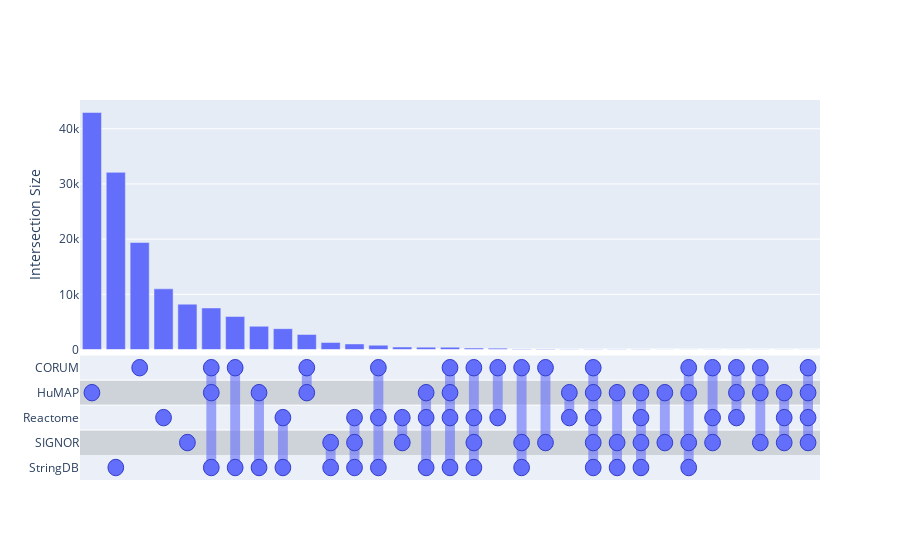

This figure's notebook cell:
### Markdown cell above
## Check overlaps of the benchmark annotation sources (Supp Fig 1).

### Code cell
benchmark_sources = {}
for src in BENCHMARK_SOURCES:
    res = pd.read_csv(f'../efaar_benchmarking/benchmark_annotations/{src}.txt')
    res = res[res.entity1 != res.entity2]
    res['sorted_entities'] = res.apply(lambda row: tuple(sorted([row['entity1'], row['entity2']])), axis=1)
    benchmark_sources[src] = set(res.sorted_entities)

usp = UpSetPlotly(samples=list(benchmark_sources.values()), sample_names=list(benchmark_sources.keys()))
usp.plot(order_by='decreasing')

print(len(set().union(*list(benchmark_sources.values()))))

### Figure 1 — Plotly figure (JSON) as saved in the notebook; plotly's stock layout.template omitted (floating-point values rounded to 4 significant figures)
{"data": [{"marker": {"color": "rgb(99, 110, 250)"}, "type": "bar", "x": ["HuMAP", "StringDB", "CORUM", "Reactome", "SIGNOR", "CORUM & HuMAP & StringDB", "CORUM & StringDB", "HuMAP & StringDB", "Reactome & StringDB", "CORUM & HuMAP", "SIGNOR & StringDB", "Reactome & SIGNOR & StringDB", "CORUM & Reactome & StringDB", "Reactome & SIGNOR", "HuMAP & Reactome & StringDB", "CORUM & HuMAP & Reactome & StringDB", "CORUM & Reactome & SIGNOR & StringDB", "CORUM & Reactome", "CORUM & SIGNOR & StringDB", "CORUM & SIGNOR", "HuMAP & Reactome", "CORUM & HuMAP & Reactome & SIGNOR & StringDB", "HuMAP & SIGNOR & StringDB", "HuMAP & Reactome & SIGNOR & StringDB", "HuMAP & SIGNOR", "CORUM & HuMAP & SIGNOR & StringDB", "CORUM & Reactome & SIGNOR", "CORUM & HuMAP & Reactome", "CORUM & HuMAP & SIGNOR", "HuMAP & Reactome & SIGNOR", "CORUM & HuMAP & Reactome & SIGNOR"], "xaxis": "x", "y": [42948, 32099, 19391, 10998, 8216, 7529, 5979, 4214, 3782, 2735, 1274, 1012, 783, 448, 430, 419, 260, 255, 114, 95, 68, 54, 51, 41, 21, 18, 8, 5, 3, 1, 1], "yaxis": "y"}], "layout": {"shapes": [{"fillcolor": "#ebf0f8", "line": {"width": 0}, "type": "rect", "x0": 0, "x1": 1, "xref": "x2", "y0": 1, "y1": 0.8, "yref": "y2"}, {"fillcolor": "#ced2d9", "line": {"width": 0}, "type": "rect", "x0": 0, "x1": 1, "xref": "x2", "y0": 0.8, "y1": 0.6, "yref": "y2"}, {"fillcolor": "#ebf0f8", "line": {"width": 0}, "type": "rect", "x0": 0, "x1": 1, "xref": "x2", "y0": 0.6, "y1": 0.4, "yref": "y2"}, {"fillcolor": "#ced2d9", "line": {"width": 0}, "type": "rect", "x0": 0, "x1": 1, "xref": "x2", "y0": 0.4, "y1": 0.2, "yref": "y2"}, {"fillcolor": "#ebf0f8", "line": {"width": 0}, "type": "rect", "x0": 0, "x1": 1, "xref": "x2", "y0": 0.2, "y1": 0, "yref": "y2"}, {"line": {"color": "white", "width": 1}, "type": "line", "x0": 0, "x1": 1, "xref": "x2", "y0": 1, "y1": 1, "yref": "y2"}, {"line": {"color": "white", "width": 1}, "type": "line", "x0": 0, "x1": 1, "xref": "x2", "y0": 0.8, "y1": 0.8, "yref": "y2"}, {"line": {"color": "white", "width": 1}, "type": "line", "x0": 0, "x1": 1, "xref": "x2", "y0": 0.6, "y1": 0.6, "yref": "y2"}, {"line": {"color": "white", "width": 1}, "type": "line", "x0": 0, "x1": 1, "xref": "x2", "y0": 0.4, "y1": 0.4, "yref": "y2"}, {"fillcolor": "rgb(99, 110, 250)", "line": {"color": "rgb(99, 110, 250)"}, "opacity": 0.6, "type": "rect", "x0": 0.01081, "x1": 0.02145, "xref": "x2", "y0": 0.7, "y1": 0.7, "yref": "y2"}, {"fillcolor": "rgb(99, 110, 250)", "line": {"color": "rgb(49, 60, 200)", "width": 1}, "type": "circle", "x0": 0.005484, "x1": 0.02677, "xref": "x2", "y0": 0.634, "y1": 0.766, "yref": "y2"}, {"fillcolor": "rgb(99, 110, 250)", "line": {"color": "rgb(99, 110, 250)"}, "opacity": 0.6, "type": "rect", "x0": 0.04306, "x1": 0.05371, "xref": "x2", "y0": 0.1, "y1": 0.1, "yref": "y2"}, {"fillcolor": "rgb(99, 110, 250)", "line": {"color": "rgb(49, 60, 200)", "width": 1}, "type": "circle", "x0": 0.03774, "x1": 0.05903, "xref": "x2", "y0": 0.034, "y1": 0.166, "yref": "y2"}, {"fillcolor": "rgb(99, 110, 250)", "line": {"color": "rgb(99, 110, 250)"}, "opacity": 0.6, "type": "rect", "x0": 0.07532, "x1": 0.08597, "xref": "x2", "y0": 0.9, "y1": 0.9, "yref": "y2"}, {"fillcolor": "rgb(99, 110, 250)", "line": {"color": "rgb(49, 60, 200)", "width": 1}, "type": "circle", "x0": 0.07, "x1": 0.09129, "xref": "x2", "y0": 0.834, "y1": 0.966, "yref": "y2"}, {"fillcolor": "rgb(99, 110, 250)", "line": {"color": "rgb(99, 110, 250)"}, "opacity": 0.6, "type": "rect", "x0": 0.1076, "x1": 0.1182, "xref": "x2", "y0": 0.5, "y1": 0.5, "yref": "y2"}, {"fillcolor": "rgb(99, 110, 250)", "line": {"color": "rgb(49, 60, 200)", "width": 1}, "type": "circle", "x0": 0.1023, "x1": 0.1235, "xref": "x2", "y0": 0.434, "y1": 0.566, "yref": "y2"}, {"fillcolor": "rgb(99, 110, 250)", "line": {"color": "rgb(99, 110, 250)"}, "opacity": 0.6, "type": "rect", "x0": 0.1398, "x1": 0.1505, "xref": "x2", "y0": 0.3, "y1": 0.3, "yref": "y2"}, {"fillcolor": "rgb(99, 110, 250)", "line": {"color": "rgb(49, 60, 200)", "width": 1}, "type": "circle", "x0": 0.1345, "x1": 0.1558, "xref": "x2", "y0": 0.234, "y1": 0.366, "yref": "y2"}, {"fillcolor": "rgb(99, 110, 250)", "line": {"color": "rgb(99, 110, 250)"}, "opacity": 0.6, "type": "rect", "x0": 0.1721, "x1": 0.1827, "xref": "x2", "y0": 0.1, "y1": 0.9, "yref": "y2"}, {"fillcolor": "rgb(99, 110, 250)", "line": {"color": "rgb(49, 60, 200)", "width": 1}, "type": "circle", "x0": 0.1668, "x1": 0.1881, "xref": "x2", "y0": 0.834, "y1": 0.966, "yref": "y2"}, {"fillcolor": "rgb(99, 110, 250)", "line": {"color": "rgb(49, 60, 200)", "width": 1}, "type": "circle", "x0": 0.1668, "x1": 0.1881, "xref": "x2", "y0": 0.634, "y1": 0.766, "yref": "y2"}, {"fillcolor": "rgb(99, 110, 250)", "line": {"color": "rgb(49, 60, 200)", "width": 1}, "type": "circle", "x0": 0.1668, "x1": 0.1881, "xref": "x2", "y0": 0.034, "y1": 0.166, "yref": "y2"}, {"fillcolor": "rgb(99, 110, 250)", "line": {"color": "rgb(99, 110, 250)"}, "opacity": 0.6, "type": "rect", "x0": 0.2044, "x1": 0.215, "xref": "x2", "y0": 0.1, "y1": 0.9, "yref": "y2"}, {"fillcolor": "rgb(99, 110, 250)", "line": {"color": "rgb(49, 60, 200)", "width": 1}, "type": "circle", "x0": 0.199, "x1": 0.2203, "xref": "x2", "y0": 0.834, "y1": 0.966, "yref": "y2"}, {"fillcolor": "rgb(99, 110, 250)", "line": {"color": "rgb(49, 60, 200)", "width": 1}, "type": "circle", "x0": 0.199, "x1": 0.2203, "xref": "x2", "y0": 0.034, "y1": 0.166, "yref": "y2"}, {"fillcolor": "rgb(99, 110, 250)", "line": {"color": "rgb(99, 110, 250)"}, "opacity": 0.6, "type": "rect", "x0": 0.2366, "x1": 0.2473, "xref": "x2", "y0": 0.1, "y1": 0.7, "yref": "y2"}, {"fillcolor": "rgb(99, 110, 250)", "line": {"color": "rgb(49, 60, 200)", "width": 1}, "type": "circle", "x0": 0.2313, "x1": 0.2526, "xref": "x2", "y0": 0.634, "y1": 0.766, "yref": "y2"}, {"fillcolor": "rgb(99, 110, 250)", "line": {"color": "rgb(49, 60, 200)", "width": 1}, "type": "circle", "x0": 0.2313, "x1": 0.2526, "xref": "x2", "y0": 0.034, "y1": 0.166, "yref": "y2"}, {"fillcolor": "rgb(99, 110, 250)", "line": {"color": "rgb(99, 110, 250)"}, "opacity": 0.6, "type": "rect", "x0": 0.2689, "x1": 0.2795, "xref": "x2", "y0": 0.1, "y1": 0.5, "yref": "y2"}, {"fillcolor": "rgb(99, 110, 250)", "line": {"color": "rgb(49, 60, 200)", "width": 1}, "type": "circle", "x0": 0.2635, "x1": 0.2848, "xref": "x2", "y0": 0.434, "y1": 0.566, "yref": "y2"}, {"fillcolor": "rgb(99, 110, 250)", "line": {"color": "rgb(49, 60, 200)", "width": 1}, "type": "circle", "x0": 0.2635, "x1": 0.2848, "xref": "x2", "y0": 0.034, "y1": 0.166, "yref": "y2"}, {"fillcolor": "rgb(99, 110, 250)", "line": {"color": "rgb(99, 110, 250)"}, "opacity": 0.6, "type": "rect", "x0": 0.3011, "x1": 0.3118, "xref": "x2", "y0": 0.7, "y1": 0.9, "yref": "y2"}, {"fillcolor": "rgb(99, 110, 250)", "line": {"color": "rgb(49, 60, 200)", "width": 1}, "type": "circle", "x0": 0.2958, "x1": 0.3171, "xref": "x2", "y0": 0.834, "y1": 0.966, "yref": "y2"}, {"fillcolor": "rgb(99, 110, 250)", "line": {"color": "rgb(49, 60, 200)", "width": 1}, "type": "circle", "x0": 0.2958, "x1": 0.3171, "xref": "x2", "y0": 0.634, "y1": 0.766, "yref": "y2"}, {"fillcolor": "rgb(99, 110, 250)", "line": {"color": "rgb(99, 110, 250)"}, "opacity": 0.6, "type": "rect", "x0": 0.3334, "x1": 0.344, "xref": "x2", "y0": 0.1, "y1": 0.3, "yref": "y2"}, {"fillcolor": "rgb(99, 110, 250)", "line": {"color": "rgb(49, 60, 200)", "width": 1}, "type": "circle", "x0": 0.3281, "x1": 0.3494, "xref": "x2", "y0": 0.234, "y1": 0.366, "yref": "y2"}, {"fillcolor": "rgb(99, 110, 250)", "line": {"color": "rgb(49, 60, 200)", "width": 1}, "type": "circle", "x0": 0.3281, "x1": 0.3494, "xref": "x2", "y0": 0.034, "y1": 0.166, "yref": "y2"}, {"fillcolor": "rgb(99, 110, 250)", "line": {"color": "rgb(99, 110, 250)"}, "opacity": 0.6, "type": "rect", "x0": 0.3656, "x1": 0.3763, "xref": "x2", "y0": 0.1, "y1": 0.5, "yref": "y2"}, {"fillcolor": "rgb(99, 110, 250)", "line": {"color": "rgb(49, 60, 200)", "width": 1}, "type": "circle", "x0": 0.3603, "x1": 0.3816, "xref": "x2", "y0": 0.434, "y1": 0.566, "yref": "y2"}, {"fillcolor": "rgb(99, 110, 250)", "line": {"color": "rgb(49, 60, 200)", "width": 1}, "type": "circle", "x0": 0.3603, "x1": 0.3816, "xref": "x2", "y0": 0.234, "y1": 0.366, "yref": "y2"}, {"fillcolor": "rgb(99, 110, 250)", "line": {"color": "rgb(49, 60, 200)", "width": 1}, "type": "circle", "x0": 0.3603, "x1": 0.3816, "xref": "x2", "y0": 0.034, "y1": 0.166, "yref": "y2"}, {"fillcolor": "rgb(99, 110, 250)", "line": {"color": "rgb(99, 110, 250)"}, "opacity": 0.6, "type": "rect", "x0": 0.3979, "x1": 0.4085, "xref": "x2", "y0": 0.1, "y1": 0.9, "yref": "y2"}, {"fillcolor": "rgb(99, 110, 250)", "line": {"color": "rgb(49, 60, 200)", "width": 1}, "type": "circle", "x0": 0.3926, "x1": 0.4139, "xref": "x2", "y0": 0.834, "y1": 0.966, "yref": "y2"}, {"fillcolor": "rgb(99, 110, 250)", "line": {"color": "rgb(49, 60, 200)", "width": 1}, "type": "circle", "x0": 0.3926, "x1": 0.4139, "xref": "x2", "y0": 0.434, "y1": 0.566, "yref": "y2"}, {"fillcolor": "rgb(99, 110, 250)", "line": {"color": "rgb(49, 60, 200)", "width": 1}, "type": "circle", "x0": 0.3926, "x1": 0.4139, "xref": "x2", "y0": 0.034, "y1": 0.166, "yref": "y2"}, {"fillcolor": "rgb(99, 110, 250)", "line": {"color": "rgb(99, 110, 250)"}, "opacity": 0.6, "type": "rect", "x0": 0.4302, "x1": 0.4408, "xref": "x2", "y0": 0.3, "y1": 0.5, "yref": "y2"}, {"fillcolor": "rgb(99, 110, 250)", "line": {"color": "rgb(49, 60, 200)", "width": 1}, "type": "circle", "x0": 0.4248, "x1": 0.4461, "xref": "x2", "y0": 0.434, "y1": 0.566, "yref": "y2"}, {"fillcolor": "rgb(99, 110, 250)", "line": {"color": "rgb(49, 60, 200)", "width": 1}, "type": "circle", "x0": 0.4248, "x1": 0.4461, "xref": "x2", "y0": 0.234, "y1": 0.366, "yref": "y2"}, {"fillcolor": "rgb(99, 110, 250)", "line": {"color": "rgb(99, 110, 250)"}, "opacity": 0.6, "type": "rect", "x0": 0.4624, "x1": 0.4731, "xref": "x2", "y0": 0.1, "y1": 0.7, "yref": "y2"}, {"fillcolor": "rgb(99, 110, 250)", "line": {"color": "rgb(49, 60, 200)", "width": 1}, "type": "circle", "x0": 0.4571, "x1": 0.4784, "xref": "x2", "y0": 0.634, "y1": 0.766, "yref": "y2"}, {"fillcolor": "rgb(99, 110, 250)", "line": {"color": "rgb(49, 60, 200)", "width": 1}, "type": "circle", "x0": 0.4571, "x1": 0.4784, "xref": "x2", "y0": 0.434, "y1": 0.566, "yref": "y2"}, {"fillcolor": "rgb(99, 110, 250)", "line": {"color": "rgb(49, 60, 200)", "width": 1}, "type": "circle", "x0": 0.4571, "x1": 0.4784, "xref": "x2", "y0": 0.034, "y1": 0.166, "yref": "y2"}, {"fillcolor": "rgb(99, 110, 250)", "line": {"color": "rgb(99, 110, 250)"}, "opacity": 0.6, "type": "rect", "x0": 0.4947, "x1": 0.5053, "xref": "x2", "y0": 0.1, "y1": 0.9, "yref": "y2"}, {"fillcolor": "rgb(99, 110, 250)", "line": {"color": "rgb(49, 60, 200)", "width": 1}, "type": "circle", "x0": 0.4894, "x1": 0.5106, "xref": "x2", "y0": 0.834, "y1": 0.966, "yref": "y2"}, {"fillcolor": "rgb(99, 110, 250)", "line": {"color": "rgb(49, 60, 200)", "width": 1}, "type": "circle", "x0": 0.4894, "x1": 0.5106, "xref": "x2", "y0": 0.634, "y1": 0.766, "yref": "y2"}, {"fillcolor": "rgb(99, 110, 250)", "line": {"color": "rgb(49, 60, 200)", "width": 1}, "type": "circle", "x0": 0.4894, "x1": 0.5106, "xref": "x2", "y0": 0.434, "y1": 0.566, "yref": "y2"}, {"fillcolor": "rgb(99, 110, 250)", "line": {"color": "rgb(49, 60, 200)", "width": 1}, "type": "circle", "x0": 0.4894, "x1": 0.5106, "xref": "x2", "y0": 0.034, "y1": 0.166, "yref": "y2"}, {"fillcolor": "rgb(99, 110, 250)", "line": {"color": "rgb(99, 110, 250)"}, "opacity": 0.6, "type": "rect", "x0": 0.5269, "x1": 0.5376, "xref": "x2", "y0": 0.1, "y1": 0.9, "yref": "y2"}, {"fillcolor": "rgb(99, 110, 250)", "line": {"color": "rgb(49, 60, 200)", "width": 1}, "type": "circle", "x0": 0.5216, "x1": 0.5429, "xref": "x2", "y0": 0.834, "y1": 0.966, "yref": "y2"}, {"fillcolor": "rgb(99, 110, 250)", "line": {"color": "rgb(49, 60, 200)", "width": 1}, "type": "circle", "x0": 0.5216, "x1": 0.5429, "xref": "x2", "y0": 0.434, "y1": 0.566, "yref": "y2"}, {"fillcolor": "rgb(99, 110, 250)", "line": {"color": "rgb(49, 60, 200)", "width": 1}, "type": "circle", "x0": 0.5216, "x1": 0.5429, "xref": "x2", "y0": 0.234, "y1": 0.366, "yref": "y2"}, {"fillcolor": "rgb(99, 110, 250)", "line": {"color": "rgb(49, 60, 200)", "width": 1}, "type": "circle", "x0": 0.5216, "x1": 0.5429, "xref": "x2", "y0": 0.034, "y1": 0.166, "yref": "y2"}, {"fillcolor": "rgb(99, 110, 250)", "line": {"color": "rgb(99, 110, 250)"}, "opacity": 0.6, "type": "rect", "x0": 0.5592, "x1": 0.5698, "xref": "x2", "y0": 0.5, "y1": 0.9, "yref": "y2"}, {"fillcolor": "rgb(99, 110, 250)", "line": {"color": "rgb(49, 60, 200)", "width": 1}, "type": "circle", "x0": 0.5539, "x1": 0.5752, "xref": "x2", "y0": 0.834, "y1": 0.966, "yref": "y2"}, {"fillcolor": "rgb(99, 110, 250)", "line": {"color": "rgb(49, 60, 200)", "width": 1}, "type": "circle", "x0": 0.5539, "x1": 0.5752, "xref": "x2", "y0": 0.434, "y1": 0.566, "yref": "y2"}, {"fillcolor": "rgb(99, 110, 250)", "line": {"color": "rgb(99, 110, 250)"}, "opacity": 0.6, "type": "rect", "x0": 0.5915, "x1": 0.6021, "xref": "x2", "y0": 0.1, "y1": 0.9, "yref": "y2"}, {"fillcolor": "rgb(99, 110, 250)", "line": {"color": "rgb(49, 60, 200)", "width": 1}, "type": "circle", "x0": 0.5861, "x1": 0.6074, "xref": "x2", "y0": 0.834, "y1": 0.966, "yref": "y2"}, {"fillcolor": "rgb(99, 110, 250)", "line": {"color": "rgb(49, 60, 200)", "width": 1}, "type": "circle", "x0": 0.5861, "x1": 0.6074, "xref": "x2", "y0": 0.234, "y1": 0.366, "yref": "y2"}, {"fillcolor": "rgb(99, 110, 250)", "line": {"color": "rgb(49, 60, 200)", "width": 1}, "type": "circle", "x0": 0.5861, "x1": 0.6074, "xref": "x2", "y0": 0.034, "y1": 0.166, "yref": "y2"}, {"fillcolor": "rgb(99, 110, 250)", "line": {"color": "rgb(99, 110, 250)"}, "opacity": 0.6, "type": "rect", "x0": 0.6237, "x1": 0.6344, "xref": "x2", "y0": 0.3, "y1": 0.9, "yref": "y2"}, {"fillcolor": "rgb(99, 110, 250)", "line": {"color": "rgb(49, 60, 200)", "width": 1}, "type": "circle", "x0": 0.6184, "x1": 0.6397, "xref": "x2", "y0": 0.834, "y1": 0.966, "yref": "y2"}, {"fillcolor": "rgb(99, 110, 250)", "line": {"color": "rgb(49, 60, 200)", "width": 1}, "type": "circle", "x0": 0.6184, "x1": 0.6397, "xref": "x2", "y0": 0.234, "y1": 0.366, "yref": "y2"}, {"fillcolor": "rgb(99, 110, 250)", "line": {"color": "rgb(99, 110, 250)"}, "opacity": 0.6, "type": "rect", "x0": 0.656, "x1": 0.6666, "xref": "x2", "y0": 0.5, "y1": 0.7, "yref": "y2"}, {"fillcolor": "rgb(99, 110, 250)", "line": {"color": "rgb(49, 60, 200)", "width": 1}, "type": "circle", "x0": 0.6506, "x1": 0.6719, "xref": "x2", "y0": 0.634, "y1": 0.766, "yref": "y2"}, {"fillcolor": "rgb(99, 110, 250)", "line": {"color": "rgb(49, 60, 200)", "width": 1}, "type": "circle", "x0": 0.6506, "x1": 0.6719, "xref": "x2", "y0": 0.434, "y1": 0.566, "yref": "y2"}, {"fillcolor": "rgb(99, 110, 250)", "line": {"color": "rgb(99, 110, 250)"}, "opacity": 0.6, "type": "rect", "x0": 0.6882, "x1": 0.6989, "xref": "x2", "y0": 0.1, "y1": 0.9, "yref": "y2"}, {"fillcolor": "rgb(99, 110, 250)", "line": {"color": "rgb(49, 60, 200)", "width": 1}, "type": "circle", "x0": 0.6829, "x1": 0.7042, "xref": "x2", "y0": 0.834, "y1": 0.966, "yref": "y2"}, {"fillcolor": "rgb(99, 110, 250)", "line": {"color": "rgb(49, 60, 200)", "width": 1}, "type": "circle", "x0": 0.6829, "x1": 0.7042, "xref": "x2", "y0": 0.634, "y1": 0.766, "yref": "y2"}, {"fillcolor": "rgb(99, 110, 250)", "line": {"color": "rgb(49, 60, 200)", "width": 1}, "type": "circle", "x0": 0.6829, "x1": 0.7042, "xref": "x2", "y0": 0.434, "y1": 0.566, "yref": "y2"}, {"fillcolor": "rgb(99, 110, 250)", "line": {"color": "rgb(49, 60, 200)", "width": 1}, "type": "circle", "x0": 0.6829, "x1": 0.7042, "xref": "x2", "y0": 0.234, "y1": 0.366, "yref": "y2"}, {"fillcolor": "rgb(99, 110, 250)", "line": {"color": "rgb(49, 60, 200)", "width": 1}, "type": "circle", "x0": 0.6829, "x1": 0.7042, "xref": "x2", "y0": 0.034, "y1": 0.166, "yref": "y2"}, {"fillcolor": "rgb(99, 110, 250)", "line": {"color": "rgb(99, 110, 250)"}, "opacity": 0.6, "type": "rect", "x0": 0.7205, "x1": 0.7311, "xref": "x2", "y0": 0.1, "y1": 0.7, "yref": "y2"}, {"fillcolor": "rgb(99, 110, 250)", "line": {"color": "rgb(49, 60, 200)", "width": 1}, "type": "circle", "x0": 0.7152, "x1": 0.7365, "xref": "x2", "y0": 0.634, "y1": 0.766, "yref": "y2"}, {"fillcolor": "rgb(99, 110, 250)", "line": {"color": "rgb(49, 60, 200)", "width": 1}, "type": "circle", "x0": 0.7152, "x1": 0.7365, "xref": "x2", "y0": 0.234, "y1": 0.366, "yref": "y2"}, {"fillcolor": "rgb(99, 110, 250)", "line": {"color": "rgb(49, 60, 200)", "width": 1}, "type": "circle", "x0": 0.7152, "x1": 0.7365, "xref": "x2", "y0": 0.034, "y1": 0.166, "yref": "y2"}, {"fillcolor": "rgb(99, 110, 250)", "line": {"color": "rgb(99, 110, 250)"}, "opacity": 0.6, "type": "rect", "x0": 0.7527, "x1": 0.7634, "xref": "x2", "y0": 0.1, "y1": 0.7, "yref": "y2"}, {"fillcolor": "rgb(99, 110, 250)", "line": {"color": "rgb(49, 60, 200)", "width": 1}, "type": "circle", "x0": 0.7474, "x1": 0.7687, "xref": "x2", "y0": 0.634, "y1": 0.766, "yref": "y2"}, {"fillcolor": "rgb(99, 110, 250)", "line": {"color": "rgb(49, 60, 200)", "width": 1}, "type": "circle", "x0": 0.7474, "x1": 0.7687, "xref": "x2", "y0": 0.434, "y1": 0.566, "yref": "y2"}, {"fillcolor": "rgb(99, 110, 250)", "line": {"color": "rgb(49, 60, 200)", "width": 1}, "type": "circle", "x0": 0.7474, "x1": 0.7687, "xref": "x2", "y0": 0.234, "y1": 0.366, "yref": "y2"}, {"fillcolor": "rgb(99, 110, 250)", "line": {"color": "rgb(49, 60, 200)", "width": 1}, "type": "circle", "x0": 0.7474, "x1": 0.7687, "xref": "x2", "y0": 0.034, "y1": 0.166, "yref": "y2"}, {"fillcolor": "rgb(99, 110, 250)", "line": {"color": "rgb(99, 110, 250)"}, "opacity": 0.6, "type": "rect", "x0": 0.785, "x1": 0.7956, "xref": "x2", "y0": 0.3, "y1": 0.7, "yref": "y2"}, {"fillcolor": "rgb(99, 110, 250)", "line": {"color": "rgb(49, 60, 200)", "width": 1}, "type": "circle", "x0": 0.7797, "x1": 0.801, "xref": "x2", "y0": 0.634, "y1": 0.766, "yref": "y2"}, {"fillcolor": "rgb(99, 110, 250)", "line": {"color": "rgb(49, 60, 200)", "width": 1}, "type": "circle", "x0": 0.7797, "x1": 0.801, "xref": "x2", "y0": 0.234, "y1": 0.366, "yref": "y2"}, {"fillcolor": "rgb(99, 110, 250)", "line": {"color": "rgb(99, 110, 250)"}, "opacity": 0.6, "type": "rect", "x0": 0.8173, "x1": 0.8279, "xref": "x2", "y0": 0.1, "y1": 0.9, "yref": "y2"}, {"fillcolor": "rgb(99, 110, 250)", "line": {"color": "rgb(49, 60, 200)", "width": 1}, "type": "circle", "x0": 0.8119, "x1": 0.8332, "xref": "x2", "y0": 0.834, "y1": 0.966, "yref": "y2"}, {"fillcolor": "rgb(99, 110, 250)", "line": {"color": "rgb(49, 60, 200)", "width": 1}, "type": "circle", "x0": 0.8119, "x1": 0.8332, "xref": "x2", "y0": 0.634, "y1": 0.766, "yref": "y2"}, {"fillcolor": "rgb(99, 110, 250)", "line": {"color": "rgb(49, 60, 200)", "width": 1}, "type": "circle", "x0": 0.8119, "x1": 0.8332, "xref": "x2", "y0": 0.234, "y1": 0.366, "yref": "y2"}, {"fillcolor": "rgb(99, 110, 250)", "line": {"color": "rgb(49, 60, 200)", "width": 1}, "type": "circle", "x0": 0.8119, "x1": 0.8332, "xref": "x2", "y0": 0.034, "y1": 0.166, "yref": "y2"}, {"fillcolor": "rgb(99, 110, 250)", "line": {"color": "rgb(99, 110, 250)"}, "opacity": 0.6, "type": "rect", "x0": 0.8495, "x1": 0.8602, "xref": "x2", "y0": 0.3, "y1": 0.9, "yref": "y2"}, {"fillcolor": "rgb(99, 110, 250)", "line": {"color": "rgb(49, 60, 200)", "width": 1}, "type": "circle", "x0": 0.8442, "x1": 0.8655, "xref": "x2", "y0": 0.834, "y1": 0.966, "yref": "y2"}, {"fillcolor": "rgb(99, 110, 250)", "line": {"color": "rgb(49, 60, 200)", "width": 1}, "type": "circle", "x0": 0.8442, "x1": 0.8655, "xref": "x2", "y0": 0.434, "y1": 0.566, "yref": "y2"}, {"fillcolor": "rgb(99, 110, 250)", "line": {"color": "rgb(49, 60, 200)", "width": 1}, "type": "circle", "x0": 0.8442, "x1": 0.8655, "xref": "x2", "y0": 0.234, "y1": 0.366, "yref": "y2"}, {"fillcolor": "rgb(99, 110, 250)", "line": {"color": "rgb(99, 110, 250)"}, "opacity": 0.6, "type": "rect", "x0": 0.8818, "x1": 0.8924, "xref": "x2", "y0": 0.5, "y1": 0.9, "yref": "y2"}, {"fillcolor": "rgb(99, 110, 250)", "line": {"color": "rgb(49, 60, 200)", "width": 1}, "type": "circle", "x0": 0.8765, "x1": 0.8977, "xref": "x2", "y0": 0.834, "y1": 0.966, "yref": "y2"}, {"fillcolor": "rgb(99, 110, 250)", "line": {"color": "rgb(49, 60, 200)", "width": 1}, "type": "circle", "x0": 0.8765, "x1": 0.8977, "xref": "x2", "y0": 0.634, "y1": 0.766, "yref": "y2"}, {"fillcolor": "rgb(99, 110, 250)", "line": {"color": "rgb(49, 60, 200)", "width": 1}, "type": "circle", "x0": 0.8765, "x1": 0.8977, "xref": "x2", "y0": 0.434, "y1": 0.566, "yref": "y2"}, {"fillcolor": "rgb(99, 110, 250)", "line": {"color": "rgb(99, 110, 250)"}, "opacity": 0.6, "type": "rect", "x0": 0.914, "x1": 0.9247, "xref": "x2", "y0": 0.3, "y1": 0.9, "yref": "y2"}, {"fillcolor": "rgb(99, 110, 250)", "line": {"color": "rgb(49, 60, 200)", "width": 1}, "type": "circle", "x0": 0.9087, "x1": 0.93, "xref": "x2", "y0": 0.834, "y1": 0.966, "yref": "y2"}, {"fillcolor": "rgb(99, 110, 250)", "line": {"color": "rgb(49, 60, 200)", "width": 1}, "type": "circle", "x0": 0.9087, "x1": 0.93, "xref": "x2", "y0": 0.634, "y1": 0.766, "yref": "y2"}, {"fillcolor": "rgb(99, 110, 250)", "line": {"color": "rgb(49, 60, 200)", "width": 1}, "type": "circle", "x0": 0.9087, "x1": 0.93, "xref": "x2", "y0": 0.234, "y1": 0.366, "yref": "y2"}, {"fillcolor": "rgb(99, 110, 250)", "line": {"color": "rgb(99, 110, 250)"}, "opacity": 0.6, "type": "rect", "x0": 0.9463, "x1": 0.9569, "xref": "x2", "y0": 0.3, "y1": 0.7, "yref": "y2"}, {"fillcolor": "rgb(99, 110, 250)", "line": {"color": "rgb(49, 60, 200)", "width": 1}, "type": "circle", "x0": 0.941, "x1": 0.9623, "xref": "x2", "y0": 0.634, "y1": 0.766, "yref": "y2"}, {"fillcolor": "rgb(99, 110, 250)", "line": {"color": "rgb(49, 60, 200)", "width": 1}, "type": "circle", "x0": 0.941, "x1": 0.9623, "xref": "x2", "y0": 0.434, "y1": 0.566, "yref": "y2"}, {"fillcolor": "rgb(99, 110, 250)", "line": {"color": "rgb(49, 60, 200)", "width": 1}, "type": "circle", "x0": 0.941, "x1": 0.9623, "xref": "x2", "y0": 0.234, "y1": 0.366, "yref": "y2"}, {"fillcolor": "rgb(99, 110, 250)", "line": {"color": "rgb(99, 110, 250)"}, "opacity": 0.6, "type": "rect", "x0": 0.9785, "x1": 0.9892, "xref": "x2", "y0": 0.3, "y1": 0.9, "yref": "y2"}, {"fillcolor": "rgb(99, 110, 250)", "line": {"color": "rgb(49, 60, 200)", "width": 1}, "type": "circle", "x0": 0.9732, "x1": 0.9945, "xref": "x2", "y0": 0.834, "y1": 0.966, "yref": "y2"}, {"fillcolor": "rgb(99, 110, 250)", "line": {"color": "rgb(49, 60, 200)", "width": 1}, "type": "circle", "x0": 0.9732, "x1": 0.9945, "xref": "x2", "y0": 0.634, "y1": 0.766, "yref": "y2"}, {"fillcolor": "rgb(99, 110, 250)", "line": {"color": "rgb(49, 60, 200)", "width": 1}, "type": "circle", "x0": 0.9732, "x1": 0.9945, "xref": "x2", "y0": 0.434, "y1": 0.566, "yref": "y2"}, {"fillcolor": "rgb(99, 110, 250)", "line": {"color": "rgb(49, 60, 200)", "width": 1}, "type": "circle", "x0": 0.9732, "x1": 0.9945, "xref": "x2", "y0": 0.234, "y1": 0.366, "yref": "y2"}], "showlegend": false, "xaxis": {"anchor": "y", "domain": [0, 1], "fixedrange": true, "matches": "x2", "showticklabels": false}, "xaxis2": {"anchor": "y2", "domain": [0, 1], "fixedrange": true, "range": [0, 1], "ticks": "", "ticktext": [], "tickvals": []}, "yaxis": {"anchor": "x", "domain": [0.3433, 1], "title": {"text": "Intersection Size"}}, "yaxis2": {"anchor": "x2", "domain": [0, 0.3283], "fixedrange": true, "range": [0, 1], "tickmode": "array", "ticktext": ["CORUM", "HuMAP", "Reactome", "SIGNOR", "StringDB"], "tickvals": [0.9, 0.7, 0.5, 0.3, 0.1]}}}
